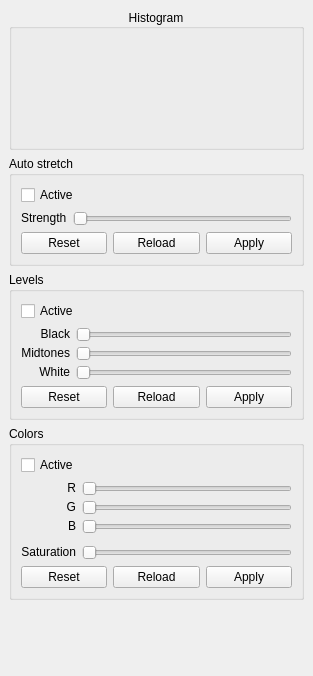
  <widget class="QDockWidget" name="processing_dock">
   <property name="minimumSize">
    <size>
     <width>313</width>
     <height>676</height>
    </size>
   </property>
   <property name="allowedAreas">
    <set>Qt::LeftDockWidgetArea|Qt::RightDockWidgetArea</set>
   </property>
   <property name="windowTitle">
    <string>Processing</string>
   </property>
   <attribute name="dockWidgetArea">
    <number>2</number>
   </attribute>
   <widget class="QWidget" name="dockWidgetContents_3">
    <layout class="QVBoxLayout" name="verticalLayout_9">
     <item>
      <widget class="QGroupBox" name="grp_histo">
       <property name="minimumSize">
        <size>
         <width>0</width>
         <height>0</height>
        </size>
       </property>
       <property name="title">
        <string>Histogram</string>
       </property>
       <property name="alignment">
        <set>Qt::AlignCenter</set>
       </property>
       <layout class="QVBoxLayout" name="verticalLayout_4">
        <item>
         <widget class="HistogramView" name="histogram_view" native="true">
          <property name="minimumSize">
           <size>
            <width>250</width>
            <height>100</height>
           </size>
          </property>
          <property name="font">
           <font>
            <stylestrategy>PreferAntialias</stylestrategy>
           </font>
          </property>
         </widget>
        </item>
       </layout>
      </widget>
     </item>
     <item>
      <widget class="QGroupBox" name="grp_auto_stretch">
       <property name="title">
        <string>Auto stretch</string>
       </property>
       <layout class="QVBoxLayout" name="verticalLayout_8">
        <item>
         <widget class="QCheckBox" name="chk_stretch_active">
          <property name="text">
           <string>Active</string>
          </property>
         </widget>
        </item>
        <item>
         <layout class="QHBoxLayout" name="horizontalLayout_8">
          <item>
           <widget class="QLabel" name="lbl_processing_stretch_strength">
            <property name="text">
             <string>Strength</string>
            </property>
            <property name="alignment">
             <set>Qt::AlignLeading|Qt::AlignLeft|Qt::AlignTop</set>
            </property>
           </widget>
          </item>
          <item>
           <widget class="Slider" name="sld_stretch_strength">
            <property name="maximum">
             <number>255</number>
            </property>
            <property name="orientation">
             <enum>Qt::Horizontal</enum>
            </property>
           </widget>
          </item>
         </layout>
        </item>
        <item>
         <layout class="QHBoxLayout" name="horizontalLayout_7">
          <item>
           <widget class="QPushButton" name="btn_stretch_reset">
            <property name="toolTip">
             <string>Reset parameters to their default values</string>
            </property>
            <property name="statusTip">
             <string>Reset parameters to their default values</string>
            </property>
            <property name="text">
             <string>Reset</string>
            </property>
           </widget>
          </item>
          <item>
           <widget class="QPushButton" name="btn_stretch_reload">
            <property name="toolTip">
             <string>Set parameters to the value they had on latest 'apply'</string>
            </property>
            <property name="statusTip">
             <string>Set parameters to the value they had on latest 'apply'</string>
            </property>
            <property name="text">
             <string>Reload</string>
            </property>
           </widget>
          </item>
          <item>
           <widget class="QPushButton" name="btn_stretch_apply">
            <property name="toolTip">
             <string>Apply curent parameters</string>
            </property>
            <property name="statusTip">
             <string>Apply curent parameters</string>
            </property>
            <property name="text">
             <string>Apply</string>
            </property>
           </widget>
          </item>
         </layout>
        </item>
       </layout>
      </widget>
     </item>
     <item>
      <widget class="QGroupBox" name="grp_levels">
       <property name="font">
        <font>
         <weight>50</weight>
         <bold>false</bold>
        </font>
       </property>
       <property name="title">
        <string>Levels</string>
       </property>
       <layout class="QVBoxLayout" name="verticalLayout_2">
        <item>
         <widget class="QCheckBox" name="chk_levels_active">
          <property name="text">
           <string>Active</string>
          </property>
         </widget>
        </item>
        <item>
         <layout class="QGridLayout" name="gridLayout_2">
          <property name="verticalSpacing">
           <number>4</number>
          </property>
          <item row="0" column="0">
           <widget class="QLabel" name="lbl_processing_levels_black">
            <property name="text">
             <string>Black</string>
            </property>
            <property name="alignment">
             <set>Qt::AlignRight|Qt::AlignTop|Qt::AlignTrailing</set>
            </property>
           </widget>
          </item>
          <item row="0" column="1">
           <widget class="Slider" name="sld_black">
            <property name="maximum">
             <number>255</number>
            </property>
            <property name="orientation">
             <enum>Qt::Horizontal</enum>
            </property>
           </widget>
          </item>
          <item row="1" column="0">
           <widget class="QLabel" name="lbl_processing_levels_mids">
            <property name="text">
             <string>Midtones</string>
            </property>
            <property name="alignment">
             <set>Qt::AlignRight|Qt::AlignTop|Qt::AlignTrailing</set>
            </property>
           </widget>
          </item>
          <item row="1" column="1">
           <widget class="Slider" name="sld_midtones">
            <property name="maximum">
             <number>255</number>
            </property>
            <property name="orientation">
             <enum>Qt::Horizontal</enum>
            </property>
           </widget>
          </item>
          <item row="2" column="0">
           <widget class="QLabel" name="lbl_processing_levels_white">
            <property name="text">
             <string>White</string>
            </property>
            <property name="alignment">
             <set>Qt::AlignRight|Qt::AlignTop|Qt::AlignTrailing</set>
            </property>
           </widget>
          </item>
          <item row="2" column="1">
           <widget class="Slider" name="sld_white">
            <property name="maximum">
             <number>255</number>
            </property>
            <property name="orientation">
             <enum>Qt::Horizontal</enum>
            </property>
           </widget>
          </item>
         </layout>
        </item>
        <item>
         <layout class="QHBoxLayout" name="horizontalLayout_3">
          <item>
           <widget class="QPushButton" name="btn_levels_reset">
            <property name="toolTip">
             <string>Reset parameters to their default values</string>
            </property>
            <property name="statusTip">
             <string>Reset parameters to their default values</string>
            </property>
            <property name="text">
             <string>Reset</string>
            </property>
           </widget>
          </item>
          <item>
           <widget class="QPushButton" name="btn_levels_reload">
            <property name="toolTip">
             <string>Set parameters to the value they had on latest 'apply'</string>
            </property>
            <property name="statusTip">
             <string>Set parameters to the value they had on latest 'apply'</string>
            </property>
            <property name="text">
             <string>Reload</string>
            </property>
           </widget>
          </item>
          <item>
           <widget class="QPushButton" name="btn_levels_apply">
            <property name="toolTip">
             <string>Apply curent parameters</string>
            </property>
            <property name="statusTip">
             <string>Apply curent parameters</string>
            </property>
            <property name="text">
             <string>Apply</string>
            </property>
           </widget>
          </item>
         </layout>
        </item>
       </layout>
      </widget>
     </item>
     <item>
      <widget class="QGroupBox" name="rgbProcessBox">
       <property name="title">
        <string>Colors</string>
       </property>
       <layout class="QVBoxLayout" name="verticalLayout_3">
        <item>
         <widget class="QCheckBox" name="chk_rgb_active">
          <property name="text">
           <string>Active</string>
          </property>
          <property name="checked">
           <bool>false</bool>
          </property>
         </widget>
        </item>
        <item>
         <layout class="QGridLayout" name="gridLayout_3">
          <property name="verticalSpacing">
           <number>4</number>
          </property>
          <item row="0" column="0">
           <widget class="QLabel" name="lbl_processing_colors_red">
            <property name="text">
             <string>R</string>
            </property>
            <property name="alignment">
             <set>Qt::AlignRight|Qt::AlignTop|Qt::AlignTrailing</set>
            </property>
           </widget>
          </item>
          <item row="0" column="1">
           <widget class="Slider" name="sld_rgb_r">
            <property name="maximum">
             <number>255</number>
            </property>
            <property name="orientation">
             <enum>Qt::Horizontal</enum>
            </property>
           </widget>
          </item>
          <item row="1" column="0">
           <widget class="QLabel" name="lbl_processing_colors_green">
            <property name="text">
             <string>G</string>
            </property>
            <property name="alignment">
             <set>Qt::AlignRight|Qt::AlignTop|Qt::AlignTrailing</set>
            </property>
           </widget>
          </item>
          <item row="1" column="1">
           <widget class="Slider" name="sld_rgb_g">
            <property name="maximum">
             <number>255</number>
            </property>
            <property name="orientation">
             <enum>Qt::Horizontal</enum>
            </property>
           </widget>
          </item>
          <item row="2" column="0">
           <widget class="QLabel" name="lbl_processing_colors_blue">
            <property name="text">
             <string>B</string>
            </property>
            <property name="alignment">
             <set>Qt::AlignRight|Qt::AlignTop|Qt::AlignTrailing</set>
            </property>
           </widget>
          </item>
          <item row="2" column="1">
           <widget class="Slider" name="sld_rgb_b">
            <property name="maximum">
             <number>255</number>
            </property>
            <property name="orientation">
             <enum>Qt::Horizontal</enum>
            </property>
           </widget>
          </item>
          <item row="3" column="0" colspan="2">
           <spacer name="rgbSaturationTopSpacer">
            <property name="orientation">
             <enum>Qt::Vertical</enum>
            </property>
            <property name="sizeType">
             <enum>QSizePolicy::Fixed</enum>
            </property>
            <property name="sizeHint" stdset="0">
             <size>
              <width>0</width>
              <height>7</height>
             </size>
            </property>
           </spacer>
          </item>
          <item row="4" column="0">
           <widget class="QLabel" name="lbl_processing_colors_saturation">
            <property name="text">
             <string>Saturation</string>
            </property>
            <property name="alignment">
             <set>Qt::AlignRight|Qt::AlignTop|Qt::AlignTrailing</set>
            </property>
           </widget>
          </item>
          <item row="4" column="1">
           <widget class="Slider" name="sld_rgb_saturation">
            <property name="maximum">
             <number>255</number>
            </property>
            <property name="orientation">
             <enum>Qt::Horizontal</enum>
            </property>
           </widget>
          </item>
         </layout>
        </item>
        <item>
         <layout class="QHBoxLayout" name="horizontalLayout_6">
          <item>
           <widget class="QPushButton" name="btn_rgb_reset">
            <property name="toolTip">
             <string>Reset parameters to their default values</string>
            </property>
            <property name="statusTip">
             <string>Reset parameters to their default values</string>
            </property>
            <property name="text">
             <string>Reset</string>
            </property>
           </widget>
          </item>
          <item>
           <widget class="QPushButton" name="btn_rgb_reload">
            <property name="toolTip">
             <string>Set parameters to the value they had on latest 'apply'</string>
            </property>
            <property name="statusTip">
             <string>Set parameters to the value they had on latest 'apply'</string>
            </property>
            <property name="text">
             <string>Reload</string>
            </property>
           </widget>
          </item>
          <item>
           <widget class="QPushButton" name="btn_rgb_apply">
            <property name="toolTip">
             <string>Apply curent parameters</string>
            </property>
            <property name="statusTip">
             <string>Apply curent parameters</string>
            </property>
            <property name="text">
             <string>Apply</string>
            </property>
           </widget>
          </item>
         </layout>
        </item>
       </layout>
      </widget>
     </item>
     <item>
      <spacer name="verticalSpacer_2">
       <property name="orientation">
        <enum>Qt::Vertical</enum>
       </property>
       <property name="sizeHint" stdset="0">
        <size>
         <width>20</width>
         <height>40</height>
        </size>
       </property>
      </spacer>
     </item>
    </layout>
   </widget>
  </widget>
